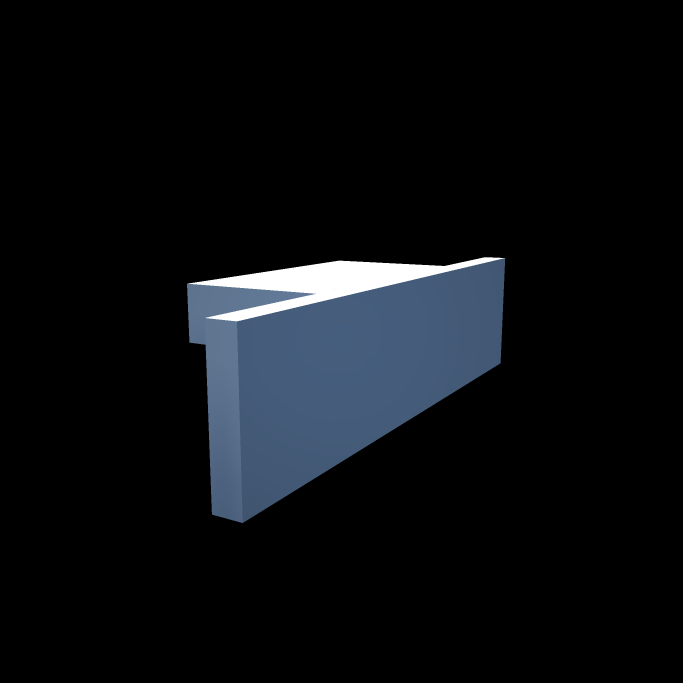
#> input picture Content/widgets/thumbnails/vehicles/CarBodyWork2x1_sided.png, 2048 x 2048 px, given in place of item_button_background.png, which was not available (shown at 1/3 size)
$ python makeItemButton.py
#> lines starting #> are read from the running program, lines starting #| are printed output that depends on the picture; after the words box and inside, x2 and y2 are one past the last pixel; in counts of white or black regions, pixels touching at a corner belong together; pictures that were not available may be replaced by others from this repository, and a replacement may not be noted
import os
import cv2
import numpy as np
from pathlib import Path

def create_single_button(item_path, output_path, background_path, item_size=(500, 500),
                        shadow_color=(0, 0, 0, 180), shadow_offset=(5, 5), blur_radius=5,
                        font_scale=1, font_thickness=2, text_padding=10, fore_ground_top_margin=0, fore_ground_left_margin=0):
    """
    Create a single button image by processing an item image with shadow effects and placing it on a background.

    Args:
        item_path (str): Path to the item image file
        output_path (str): Path to save the processed button image
        background_path (str): Path to the background image
        item_size (tuple): Target size (width, height) for item (default: (500, 500))
        shadow_color (tuple): RGBA color for shadow (default: black with alpha 180)
        shadow_offset (tuple): (x, y) offset for shadow (default: (5, 5))
        blur_radius (int): Gaussian blur radius for shadow (default: 5)
        font_scale (float): Font scale for text (default: 1)
        font_thickness (int): Font thickness for text (default: 2)
        text_padding (int): Padding between text and bottom of image (default: 10)

    Returns:
        bool: True if successful, False otherwise
    """
    try:
        # Load background image
        background = cv2.imread(background_path, cv2.IMREAD_UNCHANGED)
        if background is None:
            raise ValueError(f"Could not load background image at {background_path}")

        # If background doesn't have alpha channel, add one
        if background.shape[2] == 3:
            background = cv2.cvtColor(background, cv2.COLOR_BGR2BGRA)

        # Load item image
        item = cv2.imread(item_path, cv2.IMREAD_UNCHANGED)
        if item is None:
            raise ValueError(f"Could not load item image at {item_path}")

        # If item doesn't have alpha channel, add one
        if item.shape[2] == 3:
            item = cv2.cvtColor(item, cv2.COLOR_BGR2BGRA)

        # Scale down item to target size while maintaining aspect ratio
        item = resize_with_aspect_ratio(item, item_size)

        # Verify the item will fit on the background (with shadow offset)
        bg_height, bg_width = background.shape[:2]
        item_height, item_width = item.shape[:2]

        required_width = item_width + abs(shadow_offset[0]) + 10  # 10px buffer
        required_height = item_height + abs(shadow_offset[1]) + 10

        if required_width > bg_width or required_height > bg_height:
            # Calculate maximum possible item size that would fit
            max_item_width = bg_width - abs(shadow_offset[0]) - 10
            max_item_height = bg_height - abs(shadow_offset[1]) - 10
            max_item_size = (max_item_width, max_item_height)

            print(f"Item too large for background, resizing to fit. Original target: {item_size}, New target: {max_item_size}")
            item = resize_with_aspect_ratio(item, max_item_size)

            # Verify again
            item_height, item_width = item.shape[:2]
            if (item_width + abs(shadow_offset[0]) > bg_width or
                item_height + abs(shadow_offset[1]) > bg_height):
                raise ValueError(f"Item cannot fit on background even at reduced size. "
                               f"Background: {bg_width}x{bg_height}, "
                               f"Item: {item_width}x{item_height}, "
                               f"Shadow offset: {shadow_offset}")

        # Create a copy of the background for this button
        button_img = background.copy()

        # Create shadow effect
        shadow = create_shadow(item, shadow_color, shadow_offset, blur_radius)

        # Calculate position to center the item on the background
        x_offset = (button_img.shape[1] - item.shape[1]) // 2 - shadow_offset[0]
        x_offset += fore_ground_left_margin
        y_offset = (button_img.shape[0] - item.shape[0]) // 2 - shadow_offset[1]
        y_offset -= fore_ground_top_margin

        # Composite shadow onto background
        button_img = overlay_image(button_img, shadow, x_offset, y_offset)

        # Composite item onto background (centered)
        item_x = (button_img.shape[1] - item.shape[1]) // 2
        item_x += fore_ground_left_margin
        item_y = (button_img.shape[0] - item.shape[0]) // 2
        item_y -= fore_ground_top_margin

        button_img = overlay_image(button_img, item, item_x, item_y)

        # Add text (item name without extension)
        item_name = os.path.splitext(os.path.basename(item_path))[0]  # removes .png and path
        button_img = add_text(button_img, item_name, font_scale, font_thickness, text_padding)

        # Create output directory if it doesn't exist
        os.makedirs(os.path.dirname(output_path), exist_ok=True)

        # Save the final button image
        cv2.imwrite(output_path, button_img)
        print(f"Successfully created button image: {output_path}")
        return True

    except Exception as e:
        print(f"Error processing {item_path}: {str(e)}")
        return False


def resize_with_aspect_ratio(image, target_size):
    """
    Resize image to target size while maintaining aspect ratio.
    The image will be scaled to fit within the target dimensions.

    Args:
        image (numpy.ndarray): Input image
        target_size (tuple): Target (width, height)

    Returns:
        numpy.ndarray: Resized image
    """
    target_width, target_height = target_size
    height, width = image.shape[:2]

    # Calculate aspect ratios
    target_ratio = target_width / target_height
    image_ratio = width / height

    # Determine scaling factor
    if image_ratio > target_ratio:
        # Image is wider than target - scale to target width
        scale = target_width / width
    else:
        # Image is taller than target - scale to target height
        scale = target_height / height

    # Calculate new dimensions
    new_width = int(width * scale)
    new_height = int(height * scale)

    # Resize image
    resized = cv2.resize(image, (new_width, new_height), interpolation=cv2.INTER_AREA)

    # Create new image with target size and transparent background
    result = np.zeros((target_height, target_width, 4), dtype=np.uint8)

    # Calculate position to center the resized image
    x_offset = (target_width - new_width) // 2
    y_offset = (target_height - new_height) // 2

    # Place resized image in center
    result[y_offset:y_offset+new_height, x_offset:x_offset+new_width] = resized

    return result

def create_shadow(image, shadow_color, offset, blur_radius):
    """Same as previous implementation"""
    # Create a blank image with same size as input
    shadow = np.zeros_like(image)

    # Where the original image has transparency > 0, set shadow color
    alpha_channel = image[:, :, 3]
    mask = alpha_channel > 0

    # Set shadow color where mask is True
    for c in range(3):  # for BGR channels
        shadow[:, :, c][mask] = shadow_color[c]

    # Set alpha channel for shadow
    shadow[:, :, 3][mask] = shadow_color[3]

    # Apply Gaussian blur to shadow
    shadow = cv2.GaussianBlur(shadow, (0, 0), blur_radius)

    # Create offset shadow
    rows, cols = shadow.shape[:2]
    M = np.float32([[1, 0, offset[0]], [0, 1, offset[1]]])
    shadow = cv2.warpAffine(shadow, M, (cols, rows))

    return shadow

def overlay_image(background, foreground, x_offset, y_offset):
    """Same as previous implementation"""
    # Get dimensions
    bg_h, bg_w = background.shape[:2]
    fg_h, fg_w = foreground.shape[:2]

    # Ensure foreground fits within background
    if x_offset < 0 or y_offset < 0 or x_offset + fg_w > bg_w or y_offset + fg_h > bg_h:
        raise ValueError("Foreground image does not fit within background at specified position")

    # Extract the alpha channel from the foreground
    fg_alpha = foreground[:, :, 3] / 255.0
    bg_alpha = background[y_offset:y_offset+fg_h, x_offset:x_offset+fg_w, 3] / 255.0

    # Calculate combined alpha
    combined_alpha = np.clip(fg_alpha + bg_alpha * (1 - fg_alpha), 0, 1)

    # Blend each channel
    for c in range(3):
        background[y_offset:y_offset+fg_h, x_offset:x_offset+fg_w, c] = (
            foreground[:, :, c] * fg_alpha +
            background[y_offset:y_offset+fg_h, x_offset:x_offset+fg_w, c] * bg_alpha * (1 - fg_alpha)
        ) / combined_alpha

    # Update alpha channel
    background[y_offset:y_offset+fg_h, x_offset:x_offset+fg_w, 3] = combined_alpha * 255

    return background

def add_text(image, text, font_scale, thickness, padding):
    """Same as previous implementation"""
    # Convert to BGR if it's BGRA (OpenCV's putText doesn't handle alpha well)
    text = text.split('_')[0]

    if image.shape[2] == 4:
        img_for_text = cv2.cvtColor(image.copy(), cv2.COLOR_BGRA2BGR)
    else:
        img_for_text = image.copy()

    # Get text size
    font = cv2.FONT_HERSHEY_SIMPLEX
    text_size = cv2.getTextSize(text, font, font_scale, thickness)[0]

    # Calculate text position (centered, above padding)
    text_x = (image.shape[1] - text_size[0]) // 2
    text_y = image.shape[0] - padding

    # Add white text with black outline for better visibility
    cv2.putText(img_for_text, text, (text_x, text_y), font, font_scale,
                (0, 0, 0), thickness + 2, cv2.LINE_AA)
    cv2.putText(img_for_text, text, (text_x, text_y), font, font_scale,
                (255, 255, 255), thickness, cv2.LINE_AA)

    # If original image had alpha channel, merge it back
    if image.shape[2] == 4:
        img_for_text = cv2.cvtColor(img_for_text, cv2.COLOR_BGR2BGRA)
        img_for_text[:, :, 3] = image[:, :, 3]

    return img_for_text

if __name__ == "__main__":
    # Configuration
    input_directory = "H:/workspace/Unreal Projects/MasterMaker4.27/MasterMaker/Content/widgets/thumbnails/vehicles"  # Directory containing item_xxx.png files
    output_directory = "H:/workspace/Unreal Projects/MasterMaker4.27/MasterMaker/Content/widgets/thumbnails/generated_thumbnails/vehicles"  # Directory to save processed buttons
    background_image = "H:/workspace/Unreal Projects/MasterMaker4.27/MasterMaker/Content/widgets/thumbnails/item_button_background.png"  # Path to your background image

    item_files = [f for f in os.listdir(input_directory) if f.endswith('.png')]

    for item_file in item_files:
        item_name = os.path.splitext(item_file)[0]  # removes .png

        create_single_button(
            item_path= f"{input_directory}/{item_file}",
            output_path= f"{output_directory}/{item_name}.png", #for normal
            # output_path= f"{output_directory}/{item_name}_pressed.png",  #for pressed
            background_path= background_image,
            item_size=(300, 300),
            shadow_color=(0, 0, 0, 180),
            shadow_offset=(5, 5),
            blur_radius=5,
            font_scale=1,
            font_thickness=2,
            text_padding=90,
            fore_ground_top_margin=70,  # 70 for normal
            # fore_ground_top_margin=50, # 50 for pressed
            fore_ground_left_margin=0
        )
#> in create_single_button, background is the input picture: shape (2048, 2048, 4); mean B, G, R, A 16.6, 13.5, 11.1, 30.5
#> in resize_with_aspect_ratio, `resized = cv2.resize(image, (new_width, new_height), interpolation=cv2..`:
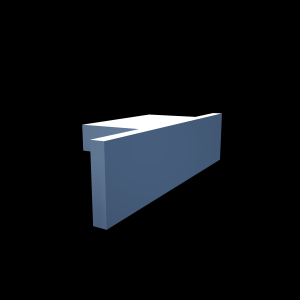
#> resized: shape (300, 300, 4); mean B, G, R, A 16.6, 13.5, 11.1, 30.5
#> in create_shadow, `alpha_channel = image[:, :, 3]`:
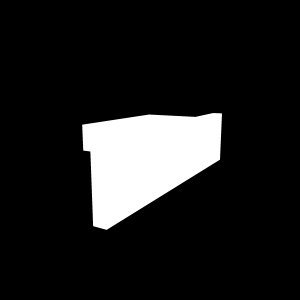
#> alpha_channel: shape (300, 300); min 0, max 255, mean 30.5
#> in create_shadow, `mask = alpha_channel > 0`:
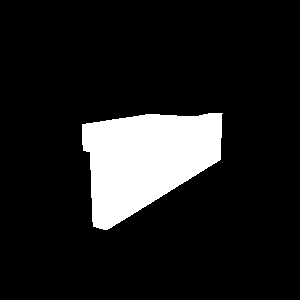
#> mask: shape (300, 300) bool; 12.3% white; 1 white region, box (x1, y1, x2, y2) and area: (82, 113, 223, 230) 11027
#> in overlay_image, `fg_alpha = foreground[:, :, 3] / 255.0`:
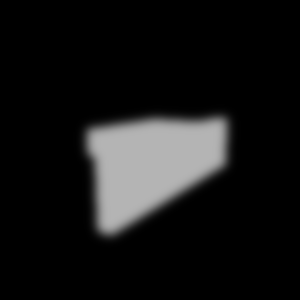
#> fg_alpha: shape (300, 300) float64; min 0, max 0.706, mean 0.0865
#> in overlay_image, `bg_alpha = background[y_offset:y_offset+fg_h, x_offset:x_offset+fg_w, ..`:
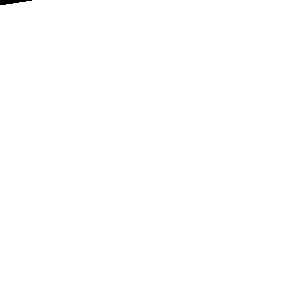
#> bg_alpha: shape (300, 300) float64; values 0 (black) and 1 (white), 99.9% white; 1 black region, box (x1, y1, x2, y2) and area: (0, 0, 32, 5) 96
#> in overlay_image (call 2), `bg_alpha = background[y_offset:y_offset+fg_h, x_offset:x_offset+fg_w, ..`: bg_alpha: shape (300, 300) float64; every value is 1
#> pass 2 of the loop `for item_file in item_files:`:
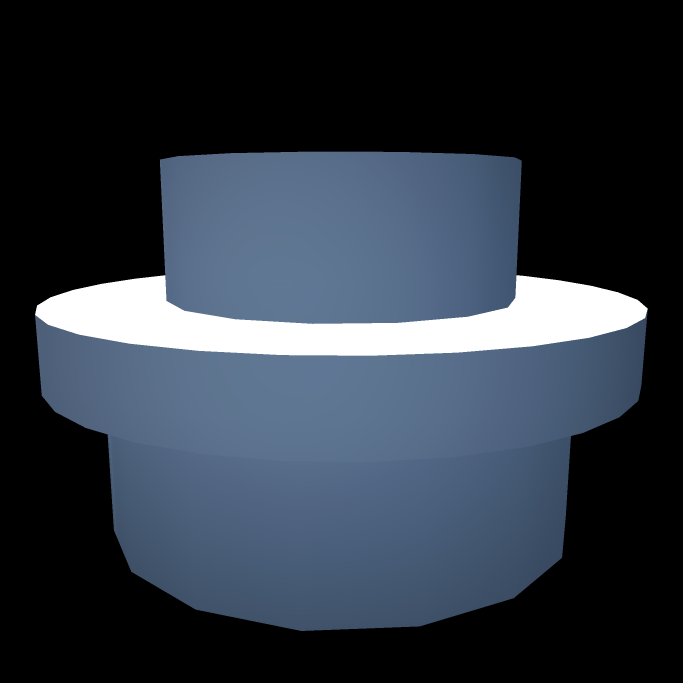
#> input picture Content/widgets/thumbnails/vehicles/CarFar1x1.png, 2048 x 2048 px, found by its file name (shown at 1/3 size)
#> in create_single_button, item is the input picture: shape (2048, 2048, 4); mean B, G, R, A 66, 55, 46.5, 117.4
#> in create_shadow (call 2), `mask = alpha_channel > 0`:
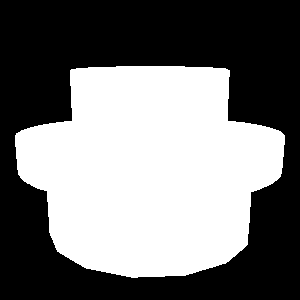
#> mask: shape (300, 300) bool; 46.6% white; 1 white region, box (x1, y1, x2, y2) and area: (15, 66, 285, 278) 41906
#> after the loop in overlay_image (call 3), `for c in range(3):`:
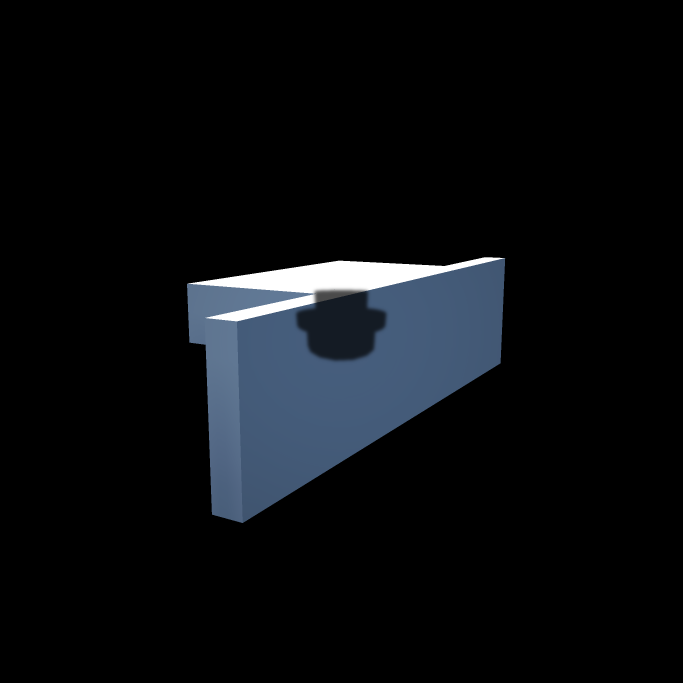
#> background: shape (2048, 2048, 4) (shown at 1/3 size); mean B, G, R, A 15.7, 12.8, 10.5, 30.5
#> pass 3 of the loop `for item_file in item_files:`:
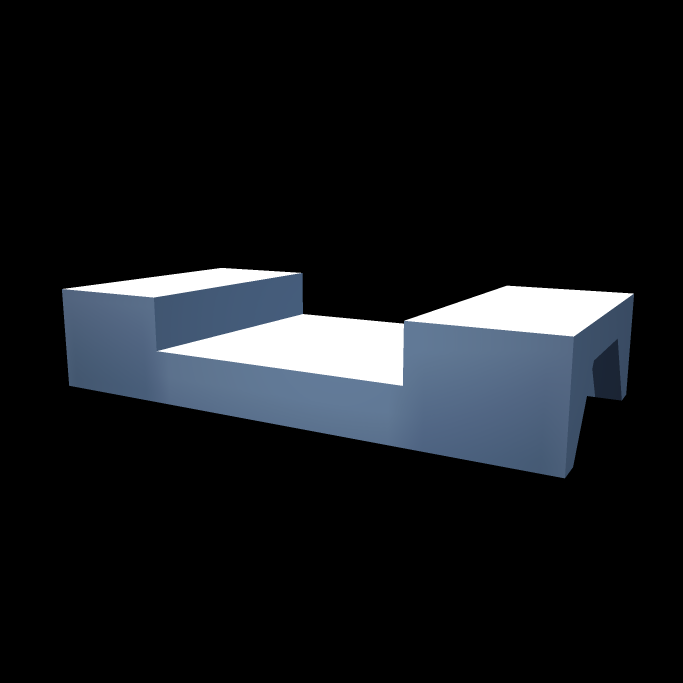
#> input picture Content/widgets/thumbnails/vehicles/CarFender4x2.png, 2048 x 2048 px, found by its file name (shown at 1/3 size)
#> in create_single_button, item is the input picture: shape (2048, 2048, 4); mean B, G, R, A 27.1, 23.7, 21, 42.8
#> in create_shadow (call 3), `mask = alpha_channel > 0`:
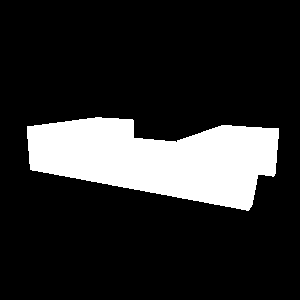
#> mask: shape (300, 300) bool; 17.2% white; 1 white region, box (x1, y1, x2, y2) and area: (27, 117, 279, 211) 15454
#> after the loop in overlay_image (call 5), `for c in range(3):`:
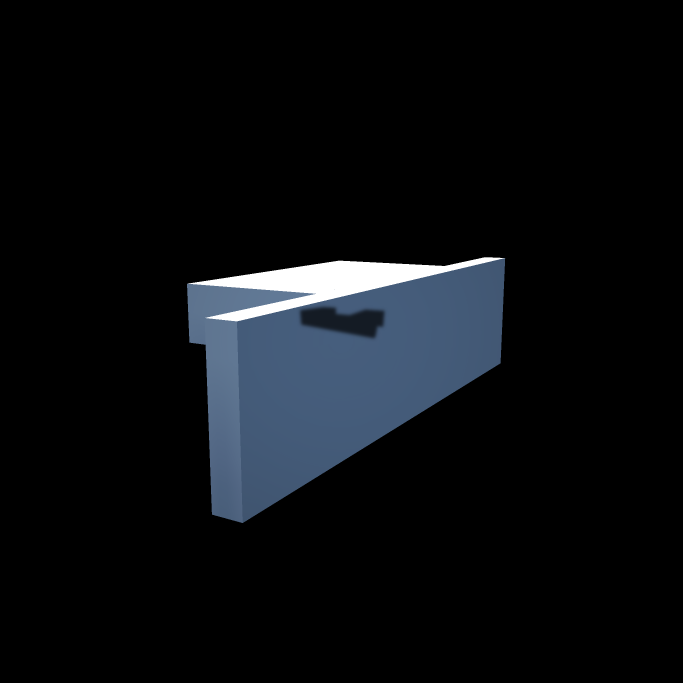
#> background: shape (2048, 2048, 4) (shown at 1/3 size); mean B, G, R, A 16.3, 13.3, 10.9, 30.5
#> the loop made 4 passes; the first 3 are shown
